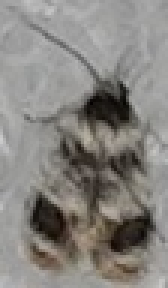
#> input picture data/output/images/good/1007_Lepidoptera_Crambidae_DSC07910.30_8.jpg, 56 x 96 px (shown 3 times larger); its folder holds only this picture in this run
$ python grab_pixels.py
#> lines starting #> are read from the running program, lines starting #| are printed output that depends on the picture; after the words box and inside, x2 and y2 are one past the last pixel; in counts of white or black regions, pixels touching at a corner belong together
import cv2,os
import numpy as np

with open('data/pixels.txt','w') as o:                                          #output file (ssv)
        o.write('path insect x y\n')

src='../data/output/images/good'                                                #just the good images.

files=[file for file in os.listdir(src)]

print(len(files))
for i,image_path in enumerate(files):

    image = cv2.imread(f'{src}/{image_path}', cv2.IMREAD_GRAYSCALE)             #read black and white image
#> image: shape (96, 56); min 1, max 204, mean 132.4

    _, thresholded = cv2.threshold(image, 0, 255, cv2.THRESH_BINARY_INV + cv2.THRESH_OTSU) #threshold to darkest portions of image
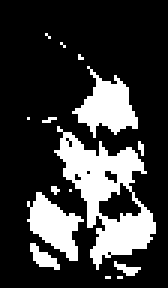
#> thresholded: shape (96, 56) (shown 3 times larger); 23% white; 15 white regions (10 under 20 px), largest, box (x1, y1, x2, y2) and area: (18, 42, 52, 90) 659, (24, 22, 46, 46) 258, (9, 64, 28, 87) 221, (10, 81, 20, 90) 43, (38, 87, 47, 92) 21

    kernel = np.ones((3, 3), np.uint8)
    closing = cv2.morphologyEx(thresholded, cv2.MORPH_CLOSE, kernel, iterations=2)
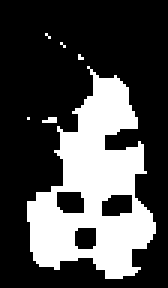
#> closing: shape (96, 56) (shown 3 times larger); 29.4% white; 6 white regions (5 under 20 px)

    contours, _ = cv2.findContours(closing, cv2.RETR_EXTERNAL, cv2.CHAIN_APPROX_SIMPLE) #choose insect contours based on above threshold and kernel
#> contours = 6 contours, 5 with area under 20; largest, box (x1, y1, x2, y2) and area: (9, 22, 52, 93) 1616
    filled = np.zeros_like(closing)
    cv2.drawContours(filled, contours, -1, (255), thickness=cv2.FILLED)         #fill contours
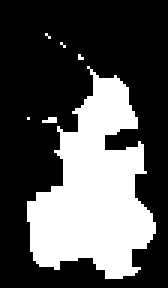
#> filled: shape (96, 56) (shown 3 times larger); 32.5% white; 6 white regions (5 under 20 px), largest, box (x1, y1, x2, y2) and area: (9, 22, 52, 93) 1732

    white_pixel_count = np.sum(filled == 255)                                   #count pixels
#> white_pixel_count = 1748
    total_pixels = image.size
#> total_pixels = 5376
    white_pixel_percentage = (white_pixel_count / total_pixels) * 100
#> white_pixel_percentage = 32.51
    x_dim, y_dim = image.shape
#> x_dim = 96; y_dim = 56

    with open('data/pixels.txt','a') as o:
        if i%1000==0:print(i,f'{src}/{image_path} {white_pixel_count} {x_dim} {y_dim}\n')
#| 0 ../data/output/images/good/1007_Lepidoptera_Crambidae_DSC07910.30_8.jpg 1748 96 56
        o.write(f'{src}/{image_path} {white_pixel_count} {x_dim} {y_dim}\n')

$ run again, on data/output/images/good/14_Lepidoptera_DSC07881.1_11.jpg
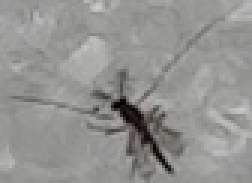
#> input picture data/output/images/good/14_Lepidoptera_DSC07881.1_11.jpg, 84 x 61 px (shown 3 times larger)
#> `_, thresholded = cv2.threshold(image, 0, 255, cv2.THRESH_BINARY_INV + ..`:
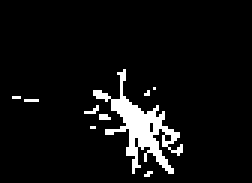
#> thresholded: shape (61, 84) (shown 3 times larger); 6.3% white; 9 white regions (8 under 20 px), largest, box (x1, y1, x2, y2) and area: (31, 23, 61, 58) 293
#> `closing = cv2.morphologyEx(thresholded, cv2.MORPH_CLOSE, kernel, itera..`:
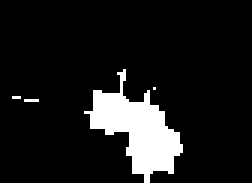
#> closing: shape (61, 84) (shown 3 times larger); 10.4% white; 4 white regions (3 under 20 px)
#> contours = 4 contours, 3 with area under 20; largest, box (x1, y1, x2, y2) and area: (28, 23, 61, 61) 458
#> white_pixel_count = 533
#> white_pixel_percentage = 10.4
#| 0 ../data/output/images/good/14_Lepidoptera_DSC07881.1_11.jpg 533 61 84

$ run again, on data/output/images/good/114_Lepidoptera_DSC07894.14_16.jpg
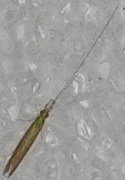
#> input picture data/output/images/good/114_Lepidoptera_DSC07894.14_16.jpg, 125 x 180 px
#> `_, thresholded = cv2.threshold(image, 0, 255, cv2.THRESH_BINARY_INV + ..`:
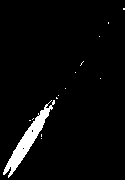
#> thresholded: shape (180, 125); 3.9% white; 14 white regions (13 under 20 px), largest, box (x1, y1, x2, y2) and area: (3, 100, 55, 178) 859
#> `closing = cv2.morphologyEx(thresholded, cv2.MORPH_CLOSE, kernel, itera..`:
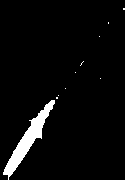
#> closing: shape (180, 125); 4.3% white; 10 white regions (9 under 20 px)
#> contours = 10 contours, 9 with area under 20; largest, box (x1, y1, x2, y2) and area: (3, 100, 55, 180) 860
#> white_pixel_count = 971
#> white_pixel_percentage = 4.32
#| 0 ../data/output/images/good/114_Lepidoptera_DSC07894.14_16.jpg 971 180 125
